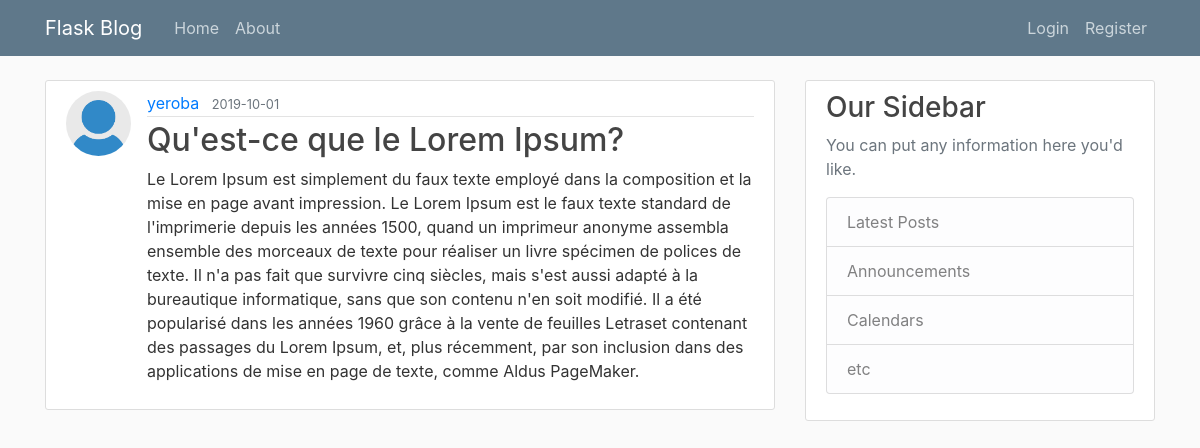
Page /post/show/3 on the committed database.
### flaskblog/models.py (models this page shows, shortened)
class User(db.Model, UserMixin):
  id = db.Column(db.Integer, primary_key=True)
  username = db.Column(db.String(20), unique=True, nullable=False)
  email = db.Column(db.String(120), unique=True, nullable=False)
  image_file = db.Column(db.String(20), nullable=False, default='default.jpg')
  password = db.Column(db.String(60), nullable=False)
  posts = db.relationship('Post', backref='author', lazy=True)

class Post(db.Model):
  id = db.Column(db.Integer, primary_key=True)
  title = db.Column(db.String(100), nullable=False)
  date_posted = db.Column(db.DateTime, nullable=False, default=datetime.utcnow)
  content = db.Column(db.String(255), nullable=False)
  user_id = db.Column(db.Integer, db.ForeignKey('user.id'), nullable=False)

### flaskblog/posts/routes.py (the view)
@posts.route('/post/show/<int:post_id>')
def show_post(post_id):
    post = Post.query.get_or_404(post_id)
    return render_template('posts/show_post.html', post=post, title='Show Post')

### flaskblog/templates/posts/show_post.html (shortened to what this page needs)
{% extends 'layouts/master.html' %}
{% block content %}
<article class="media content-section">
    <img class="rounded-circle article-img" src="{{ url_for('static', filename = 'profile_pics/' + post.author.image_file) }}" alt="">
    <div class="media-body">
      <div class="article-metadata">
        <a class="mr-2" href="{{ url_for('users.user_posts', username=post.author.username) }}">{{ post.author.username }}</a>
        <small class="text-muted">{{ post.date_posted.strftime('%Y-%m-%d') }}</small>
      </div>
      <h2><a class="article-title" href="#">{{ post.title }}</a></h2>
      <p class="article-content">{{ post.content }}</p>
    </div>
</article>
{% endblock %}

### flaskblog/static/css/main.css (style rules this page uses)
body { background: #fafafa; color: #333333; margin-top: 5rem; }
h1, h2, h3, h4, h5, h6 { color: #444444; }
.content-section { background: #ffffff; padding: 10px 20px; border: 1px solid #dddddd; border-radius: 3px; margin-bottom: 20px; }
.article-title { color: #444444; }
.article-content { white-space: pre-line; }
.article-img { height: 65px; width: 65px; margin-right: 16px; }
.article-metadata { padding-bottom: 1px; margin-bottom: 4px; border-bottom: 1px solid #e3e3e3 }

### rows in the picture
User: image_file (picture), author.username "yeroba"
Post: date_posted "2019-10-01", title "Qu'est-ce que le Lorem Ipsum?", content "Le Lorem Ipsum est simplement du faux texte employé dans la composition et la mise en page avant impression. Le Lorem Ipsum est le faux texte standard de l'imprimerie depuis les années 1500, quand un imprimeur anonyme assembla ensemble des morceaux de texte pour réaliser un livre spécimen de polices de texte. Il n'a pas fait que survivre cinq siècles, mais s'est aussi adapté à la bureautique informatique, sans que son contenu n'en soit modifié. Il a été popularisé dans les années 1960 grâce à la vente de feuilles Letraset contenant des passages du Lorem Ipsum, et, plus récemment, par son inclusion dans des applications de mise en page de texte, comme Aldus PageMaker."
